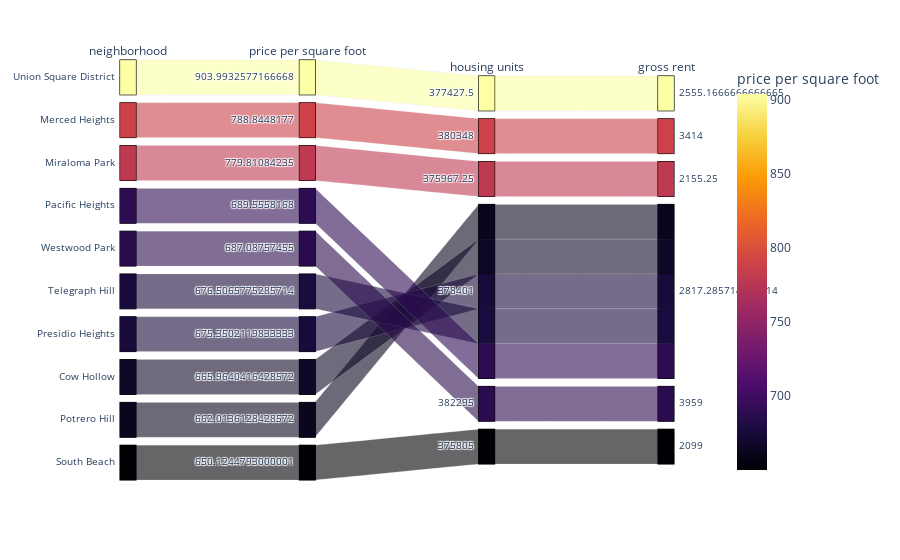

This figure's notebook cell:
### Markdown cell above
### Create a parallel coordinates plot and parallel categories plot of most expensive neighborhoods in San Francisco per year

### Code cell
# Parallel Categories Plot
most_expensive_avg = most_expensive_df.groupby('neighborhood').mean()
most_expensive_avg.reset_index(inplace=True)
most_expensive_avg.sort_values('sale_price_sqr_foot',ascending=False,inplace=True)

px.parallel_categories(
    most_expensive_avg,
    dimensions=['neighborhood','sale_price_sqr_foot','housing_units','gross_rent'],
    color='sale_price_sqr_foot',
    color_continuous_scale=px.colors.sequential.Inferno,
    labels={
        "neighborhood":"neighborhood",
        "sale_price_sqr_foot":"price per square foot",
        "housing_units":"housing units",
        "gross_rent":"gross rent",
    },
)

### Figure 1 — Plotly figure (JSON) as saved in the notebook; plotly's stock layout.template omitted (floating-point values rounded to 4 significant figures)
{"data": [{"dimensions": [{"label": "neighborhood", "values": ["Union Square District", "Merced Heights", "Miraloma Park", "Pacific Heights", "Westwood Park", "Telegraph Hill", "Presidio Heights", "Cow Hollow", "Potrero Hill", "South Beach"]}, {"label": "price per square foot", "values": [904.0, 788.8, 779.8, 689.6, 687.1, 676.5, 675.4, 666.0, 662.0, 650.1]}, {"label": "housing units", "values": [377400.0, 380348, 376000.0, 378401, 382295, 378401, 378401, 378401, 378401, 375805]}, {"label": "gross rent", "values": [2555.0, 3414, 2155.0, 2817.0, 3959, 2817.0, 2817.0, 2817.0, 2817.0, 2099]}], "domain": {"x": [0, 1], "y": [0, 1]}, "line": {"color": [904.0, 788.8, 779.8, 689.6, 687.1, 676.5, 675.4, 666.0, 662.0, 650.1], "coloraxis": "coloraxis"}, "name": "", "type": "parcats"}], "layout": {"autosize": true, "coloraxis": {"colorbar": {"title": {"text": "price per square foot"}}, "colorscale": [[0, "#000004"], [0.1111, "#1b0c41"], [0.2222, "#4a0c6b"], [0.3333, "#781c6d"], [0.4444, "#a52c60"], [0.5556, "#cf4446"], [0.6667, "#ed6925"], [0.7778, "#fb9b06"], [0.8889, "#f7d13d"], [1, "#fcffa4"]]}, "legend": {"tracegroupgap": 0}, "margin": {"t": 60}}}
